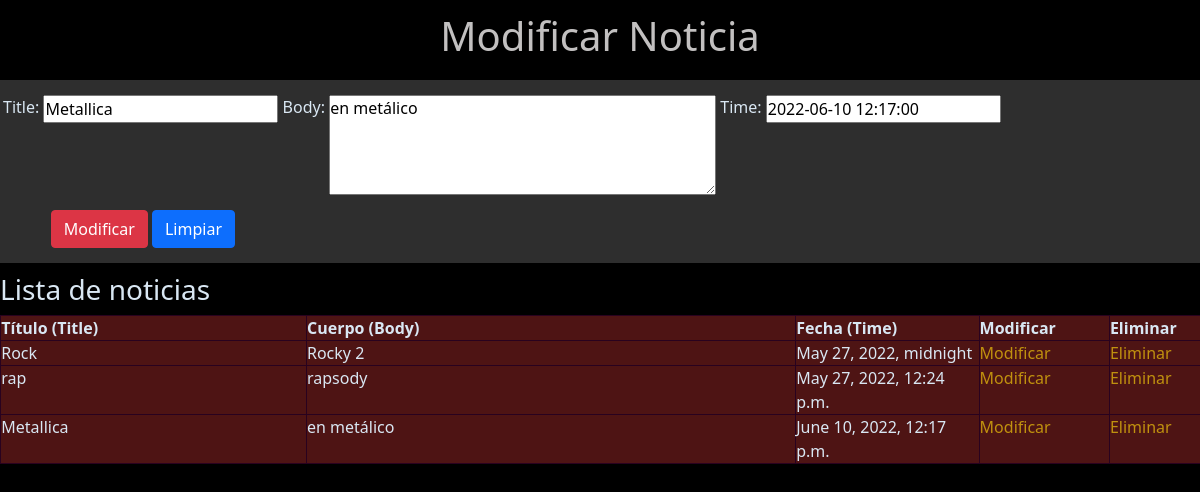
Screenshot of /form_mod_post/Metallica with the database file from the repository.
### blog/models.py (models this page shows)
class BlogPost(models.Model):
    title = models.CharField(max_length=180)
    body = models.TextField()
    time = models.DateTimeField()

### blog/views.py (the view)
# urls.py: path('form_mod_post/<id>',form_mod_post,name='form_mod_post'),
def form_mod_post(request, id):
    post = BlogPost.objects.get(title=id)
    posts = BlogPost.objects.all()
    datos = {
        'form':PostForm(instance=post),
        'post':posts
    }
    if(request.method=='POST'):
        formulario = PostForm(data=request.POST, instance=post)
        if formulario.is_valid():
            formulario.save()
            datos['mensaje'] = 'Modificados correctamente'
    return render(request,'blog/form_mod_noticia.html',datos)

### blog/forms.py
class PostForm(ModelForm):
    class Meta:
        model = BlogPost
        fields = ['title','body','time']

### blog/context_processor.py (called while the page is built)
def total_carrito(request):
    total = 0
    if request.user.is_authenticated:
        if "carrito" in request.session.keys():
            for key, value in request.session["carrito"].items():
                total += int(value["acumulado"])
    return{"total_carrito": total}

### blog/templates/blog/form_mod_noticia.html (shortened to what this page needs)
{% load static %}
<!DOCTYPE html>
<html lang="es">
<head>
    <link href="https://cdn.jsdelivr.net/npm/bootstrap@5.0.2/dist/css/bootstrap.min.css" rel="stylesheet">
    <link rel="stylesheet" href="{% static 'blog/css/styleFormularioNoticias.css' %}">
</head>
<body>
    <div class="row">
    <h1>Modificar Noticia</h1>
        <form method="post" action="" id="formulario">
            <div class="form_group">
                {{ form.as_table }}
            </div>
            <div class="botones">
                <input type="submit" class="btn btn-danger" id="enviar" value="Modificar">
                <input type="reset" class="btn btn-primary" id="limpiar" value="Limpiar">
            </div>
        </form>
        <h3>Lista de noticias</h3>
        <table id="tabla" border="1">
            <tr>
                <th>Título (Title)</th>
                <th>Cuerpo (Body)</th>
                <th>Fecha (Time)</th>
                <th scope="col">Modificar</th>
                <th scope="col">Eliminar</th>
            </tr>
            {% for veh in post %}
            <tr>
                <td class="titulo">{{veh.title}}</td>
                <td class="cuerpo">{{veh.body}}</td>
                <td class="fecha">{{veh.time}}</td>
                <td class="modificar"><a href="{% url 'form_mod_post' veh.title %}">Modificar</a></td>
                <td class="eliminar"><a href="{% url 'form_del_post' veh.title %}">Eliminar</a></td>
            </tr>
            {% endfor %}
        </table>
    </div>
</body>
</html>

### blog/static/blog/css/styleFormularioNoticias.css (style rules this page uses)
* { margin: 0px; padding: 0%; color: rgb(217, 231, 243); }
body { background-color: rgb(0, 0, 0); }
.row h1 { padding: 1%; color: rgb(194, 192, 192); text-align: center; }
#formulario { padding: 15px; background-color: rgb(46, 46, 46); }
.form_group input, textarea { vertical-align: top; color:rgb(0, 0, 0) }
textarea { resize: vertical; min-height: 60px; max-height: 100px; }
.botones { margin-top: 15px; margin-left: 4%; }
h3 { padding-top: 10px; }
#tabla { padding: 15px; margin-left: 1%; border: 1px solid #000; background-color: rgb(78, 20, 20); }
th, td { text-align: left; vertical-align: top; border: 1px solid rgb(41, 2, 31); border-spacing: 0; }
.modificar a, .eliminar a { width: 10%; text-decoration: none; color: rgb(192, 145, 15); }
.fecha { width: 15%; }
.titulo { width: 25%; }
.cuerpo { width: 40%; }

### rows the page displays
BlogPost: title "Metallica", body "en metálico", time "2022-06-10 12:17:00", time "June 10, 2022, 12:17 p.m."
BlogPost: title "Rock", body "Rocky 2", time "May 27, 2022, midnight"
BlogPost: title "rap", body "rapsody", time "May 27, 2022, 12:24 p.m."
